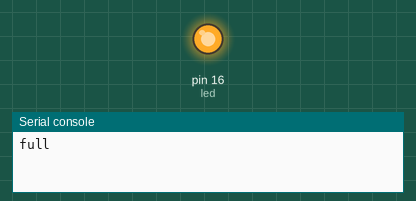
A program run on a simulated MicroPython board. On the bench: output pins drawn as LEDs (lit = HIGH), the last lines printed to the serial console. At 8.0 s the program stops and its outputs stay as they are.

Above: at 0.1 s.
At 2.1 s:
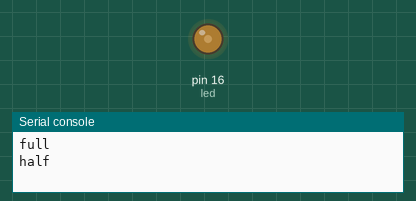
At 6.1 s:
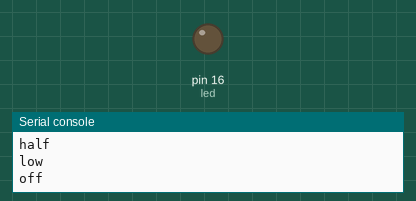
Timing chart, 0 to 7.6 s (numbered marks = the images above):
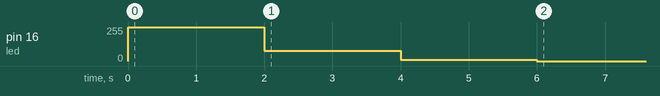

Measured:
- by itself, pin 16 (led): 0/255 → 255/255 at 0.00 s, → 78/255 2.0 s later, → 8/255 2.0 s later, → 0/255 2.0 s later

The program:

pwm_test.py
```python
from machine import Pin, PWM
from time import sleep

led = Pin(16, Pin.OUT)
pwm = PWM(led, freq=20, duty_u16=65535)
print('full')
sleep(2.0)
print('half')
pwm.duty_u16(20000)
sleep(2.0)
print('low')
pwm.duty_u16(2000)
sleep(2.0)
print('off')
pwm.duty_u16(0)
sleep(2.0)
print('done.')
pwm.init
```
